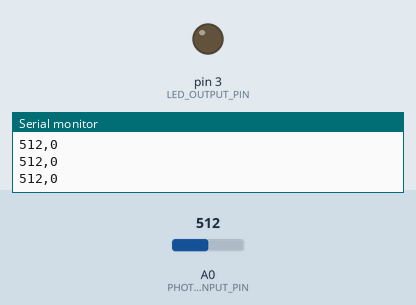
Recording of a sketch running on a simulated Arduino Uno, built with avr-gcc and run on an emulated ATmega328P. Parts: output pins drawn as LEDs (lit = HIGH), the last lines printed to the serial monitor. The inputs (shaded band) are chosen by the test bench; at power-on: A0 (PHOTOCELL_INPUT_PIN) = 512.

Above: at 1.2 s.
1.3 s: A0 (PHOTOCELL_INPUT_PIN) set to 610
At 2.0 s:
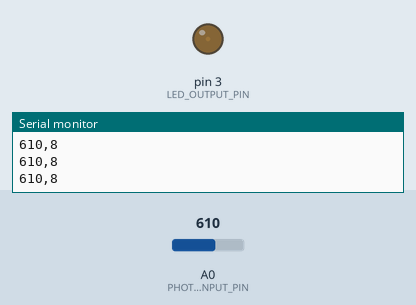
2.8 s: A0 (PHOTOCELL_INPUT_PIN) set to 716
At 3.4 s:
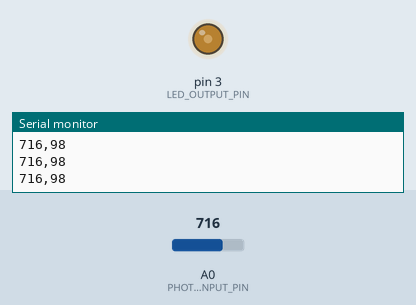
4.3 s: A0 (PHOTOCELL_INPUT_PIN) set to 900
At 4.8 s:
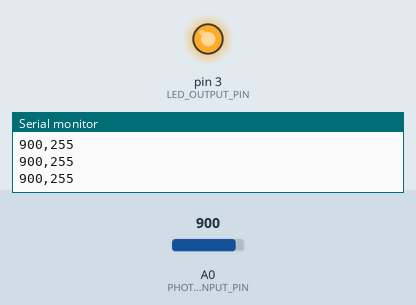
Timing chart, 0 to 7.3 s (numbered marks = the images above; inputs shaded):
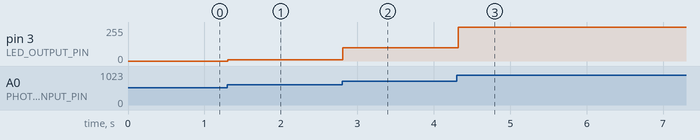

Measured:
- after the input at 1.3 s, pin 3 (LED_OUTPUT_PIN): 0/255 → 8/255 at once
- after the input at 2.8 s, pin 3 (LED_OUTPUT_PIN): 8/255 → 98/255 at once
- after the input at 4.3 s, pin 3 (LED_OUTPUT_PIN): 98/255 → 255/255 at once

The sketch:

nightLightPSBase.ino
```cpp
/*
 * This example reads in a photocell value (from A0 using a voltage-divider circuit) and
 * proportionally sets the brightness of an LED (hooked up to 3).
 *
 * By Jon E. Froehlich
 * @jonfroehlich
 * http://makeabilitylab.io
 *
 * For a walkthrough and circuit diagram, see:
 * https://makeabilitylab.github.io/physcomp/sensors/photoresistors
 *
 */

const int LED_OUTPUT_PIN = 3;
const int PHOTOCELL_INPUT_PIN = A0;

// Set the min and max photocell values (this will be based on
// the brightness of your environment and the size of the voltage-divider
// resistor that you selected). So, the best way to set these values
// is to view the photocellVal in the Serial Monitor or Serial Plotter
// under different expected lighting conditions and observe the values
// The comments below assume that the photoresistor is in the R2 position
// in the voltage divider

// light level threshold to begin turning on LED (LED should be off until 200 threshold reached)
const int MIN_PHOTOCELL_VAL = 600;

// max darkness level (LED should be fully on for anything 800+)
const int MAX_PHOTOCELL_VAL = 900;
const boolean PHOTOCELL_IS_R2_IN_VOLTAGE_DIVIDER = true; // set false if photocell is R1

void setup() {
  pinMode(LED_OUTPUT_PIN, OUTPUT);
  pinMode(PHOTOCELL_INPUT_PIN, INPUT);
  Serial.begin(9600);
}

void loop() {

  // Read the photo-sensitive resistor value. If you have the photocell resistor hooked
  // up as Rtop in the voltage divider (that is, one leg of the photocell is connected to 5V),
  // then higher values correspond to brightness. If you have the photocell hooked up as Rbottom
  // in the voltage divider (that is, one leg of the photocell is connected to GND), then
  // higher values correspond to darkness.
  int photocellVal = analogRead(PHOTOCELL_INPUT_PIN);

  // Remap the value for output.
  int ledVal = map(photocellVal, MIN_PHOTOCELL_VAL, MAX_PHOTOCELL_VAL, 0, 255);

  // The map function does not constrain output outside of the provided range
  // so, we need to make sure that things are within range for the led
  ledVal = constrain(ledVal, 0, 255);

  if (PHOTOCELL_IS_R2_IN_VOLTAGE_DIVIDER == false){
    // We need to invert the LED (it should be brighter when environment is darker)
    // This assumes the photocell is Rtop in the voltage divider
    ledVal = 255 - ledVal;
  }

  // Print the raw photocell value and the converted led value (e,g., for Serial
  // Console and Serial Plotter)
  Serial.print(photocellVal);
  Serial.print(",");
  Serial.println(ledVal);

  // Write out the LED value.
  analogWrite(LED_OUTPUT_PIN, ledVal);

  delay(100); //read from the photocell ~10 times/sec
}
```
